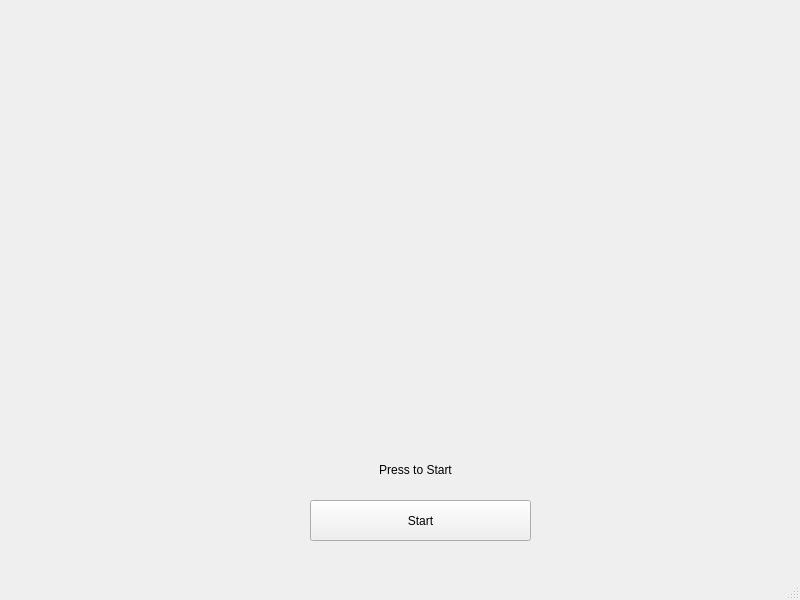
<?xml version="1.0" encoding="UTF-8"?>
<ui version="4.0">
 <class>othersievewindow</class>
 <widget class="QMainWindow" name="othersievewindow">
  <property name="geometry">
   <rect>
    <x>0</x>
    <y>0</y>
    <width>800</width>
    <height>600</height>
   </rect>
  </property>
  <property name="windowTitle">
   <string>MainWindow</string>
  </property>
  <widget class="QWidget" name="centralwidget">
   <widget class="QWidget" name="gridLayoutWidget">
    <property name="geometry">
     <rect>
      <x>130</x>
      <y>30</y>
      <width>541</width>
      <height>411</height>
     </rect>
    </property>
    <layout class="QGridLayout" name="gridLayout"/>
   </widget>
   <widget class="QPushButton" name="startButton">
    <property name="geometry">
     <rect>
      <x>310</x>
      <y>500</y>
      <width>221</width>
      <height>41</height>
     </rect>
    </property>
    <property name="text">
     <string>Start</string>
    </property>
   </widget>
   <widget class="QLabel" name="infoLabel">
    <property name="geometry">
     <rect>
      <x>60</x>
      <y>460</y>
      <width>711</width>
      <height>20</height>
     </rect>
    </property>
    <property name="text">
     <string>Press to Start</string>
    </property>
    <property name="alignment">
     <set>Qt::AlignCenter</set>
    </property>
   </widget>
  </widget>
  <widget class="QMenuBar" name="menubar">
   <property name="geometry">
    <rect>
     <x>0</x>
     <y>0</y>
     <width>800</width>
     <height>20</height>
    </rect>
   </property>
  </widget>
  <widget class="QStatusBar" name="statusbar"/>
 </widget>
 <resources/>
 <connections/>
</ui>
